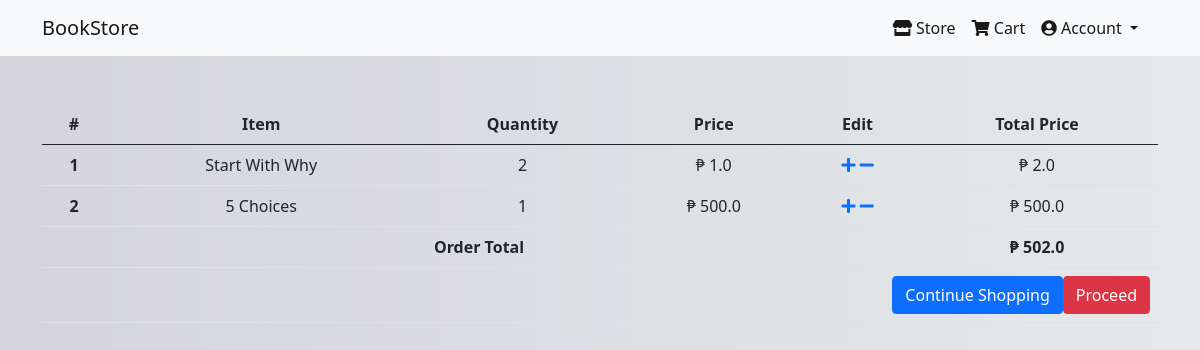
The page /order-summary/ (signed in) on the database as committed earlier.
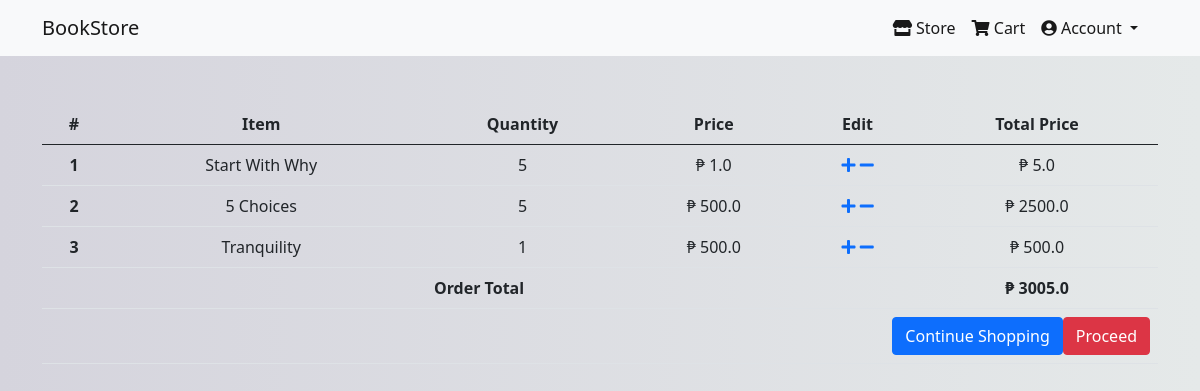
The same page on the database as committed later.
### ecommpage/models.py (models this page shows, shortened)
class OrderItem(models.Model):
    user = models.ForeignKey(settings.AUTH_USER_MODEL,
                            on_delete=models.CASCADE)
    item = models.ForeignKey(Item, on_delete=models.CASCADE)
    quantity = models.IntegerField(default=1)
    ordered = models.BooleanField(default=False)
    def get_total_item_price(self):
        return self.quantity * self.item.price
    def get_final_price(self):
        return self.get_total_item_price()

class Item(models.Model):
    title = models.CharField(max_length=100)
    description = models.TextField()
    price = models.FloatField()
    stored = models.DateTimeField(auto_now_add=True)
    item_quantity = models.IntegerField(default=1)
    img = models.ImageField(upload_to=get_upload_path)
    category = models.CharField(choices=CATEGORY_CHOICES, max_length=15)
    slug = models.SlugField()

class Order(models.Model):
    user = models.ForeignKey(settings.AUTH_USER_MODEL,
                             on_delete=models.CASCADE)
    items = models.ManyToManyField(OrderItem)
    start_date = models.DateTimeField(auto_now_add=True)
    ordered_date = models.DateTimeField(auto_now_add=True)
    ordered = models.BooleanField(default=False)
    total_price = models.FloatField(default=0)
    def get_total(self):
        total = 0
        for order_item in self.items.all():
            total += order_item.get_final_price()
        return total

### ecommpage/views.py (the view)
# urls.py: path('order-summary/', OrderSummaryView.as_view(), name='order-summary'),
class OrderSummaryView(LoginRequiredMixin, DetailView):
    def get(self, request, *args, **kwargs):
        try:
            order = Order.objects.get(user=self.request.user, ordered=False)
            context = {
                'object': order
            }
            return render(self.request, 'ecommpage/order_summary.html', context)
        except ObjectDoesNotExist:
            messages.error(self.request, "You do not have an active order")
            return redirect('/')

### ecommpage/templates/ecommpage/order_summary.html (shortened to what this page needs)
{% extends 'account/base.html' %}
{% block content %}
<div class="container text-center">
 <table class="table table-hover">
    <thead>
      <tr>
        <th scope="col">#</th>
        <th scope="col">Item</th>
        <th scope="col">Quantity</th>
        <th scope="col">Price</th>
        <th scope="col">Edit</th>
        <th scope="col">Total Price</th>
      </tr>
    </thead>
    <tbody>
        {% for order_item in object.items.all %}
      <tr>
        <th scope="row">{{forloop.counter}}</th>
        <td>{{order_item.item.title}}</td>
        <td>{{order_item.quantity}}</td>
        <td>₱ {{order_item.item.price}}</td>
        <td><a href="{{order_item.get_add_single_item_to_cart_url}}"><i class="fas fa-plus"></a></i>  <a href="{{get_remove_single_item_from_cart_url}}"><i class="fas fa-minus"></i></a></td>
        <td>₱ {{order_item.get_total_item_price}}</td>
      </tr>
      {% endfor %}
      <tr>
        <td colspan="5"><strong>Order Total</strong></td>
        <td><strong>₱ {{object.get_total}}</strong></td>
      </tr>
      <tr>
        <td colspan="6">
          <a class='btn btn-danger float-end' href="/">Proceed</a>
          <a class='btn btn-primary float-end ml-4' href="/">Continue Shopping</a>
        </td>
      </tr>
    </tbody>
  </table>
</div>
{% endblock %}

Rows that differ between the two databases and show on the page:
changed OrderItem "Start With Why": quantity "2" → "5"; get_total_item_price "2.0" → "5.0"
changed OrderItem "5 Choices": quantity "1" → "5"; get_total_item_price "500.0" → "2500.0"
added OrderItem: item "Tranquility", quantity "1", item.price "500.0", get_total_item_price "500.0"
changed through a linked row, Order: get_total "502.0" → "3005.0"
